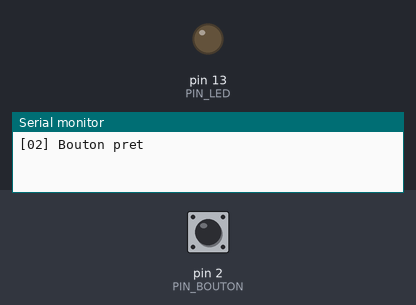
This sketch was run on a simulated Arduino Uno, built with avr-gcc and run on an emulated ATmega328P. Shown: output pins drawn as LEDs (lit = HIGH), the last lines printed to the serial monitor. The test bench sets the inputs (shaded band); at power-on: pin 2 (PIN_BOUTON) HIGH.

Above: at 1.2 s.
1.3 s: pin 2 (PIN_BOUTON) pulled LOW for 0.15 s
At 1.6 s:
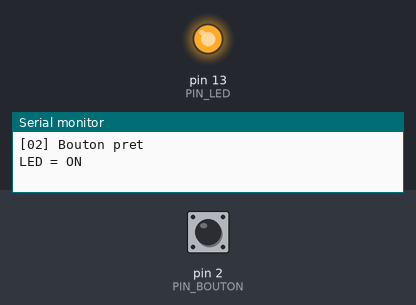
2.9 s: pin 2 (PIN_BOUTON) pulled LOW for 1 s
At 4.0 s:
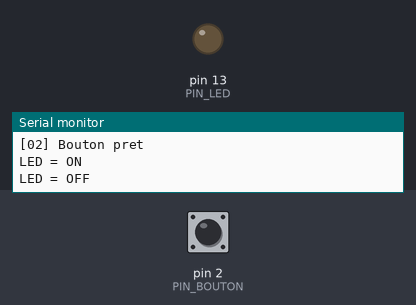
5.4 s: pin 2 (PIN_BOUTON) pulled LOW for 3.2 s
At 5.9 s:
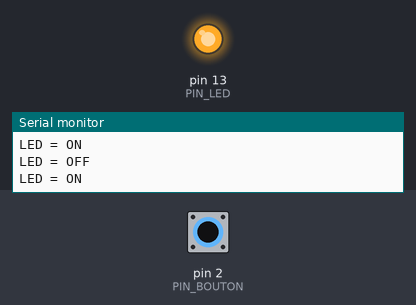
Timing chart, 0 to 8.4 s (numbered marks = the images above; inputs shaded):
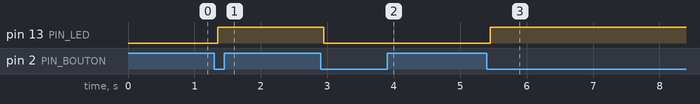

The sketch:

02_Bouton_Antirebond.ino
```cpp
/*
 * =====================================================================
 *  Arduino Lab Nexus v6.1.0 STABLE  -  Bouton anti-rebond
 * =====================================================================
 *  Explication : Bouton poussoir avec pull-up interne et anti-rebond logiciel, bascule une LED.
 *  Carte       : Arduino UNO / Nano (ATmega328P) - compatible Mega
 *  Moniteur    : 9600 bauds
 *
 *  Câblage :
 *   Arduino D2     -> Bouton patte 1
 *   Arduino GND    -> Bouton patte 2
 *   Arduino D13    -> LED anode via 220 ohms
 *   Arduino GND    -> LED cathode
 *
 *  Bibliothèques requises (arduino-cli lib install "...") : aucune
 * =====================================================================
 */
// @libs:

const uint8_t PIN_BOUTON = 2;           // bouton vers GND (pull-up interne)
const uint8_t PIN_LED = 13;
const unsigned long ANTIREBOND_MS = 50;

int etatStable = HIGH;                  // HIGH = relâché (pull-up)
int dernierBrut = HIGH;
unsigned long dernierFront = 0;
bool led = false;

void setup() {
  pinMode(PIN_BOUTON, INPUT_PULLUP);
  pinMode(PIN_LED, OUTPUT);
  Serial.begin(9600);
  Serial.println(F("[02] Bouton pret"));
}

void loop() {
  int brut = digitalRead(PIN_BOUTON);
  if (brut != dernierBrut) {            // changement : on relance le chrono
    dernierFront = millis();
    dernierBrut = brut;
  }
  if (millis() - dernierFront > ANTIREBOND_MS && brut != etatStable) {
    etatStable = brut;
    if (etatStable == LOW) {            // appui validé
      led = !led;
      digitalWrite(PIN_LED, led);
      Serial.print(F("LED = "));
      Serial.println(led ? F("ON") : F("OFF"));
    }
  }
}
```

Measured:
- after the input at 1.3 s, pin 13 (PIN_LED): LOW → HIGH after 0.05 s
- after the input at 2.9 s, pin 13 (PIN_LED): HIGH → LOW after 0.05 s
- after the input at 5.4 s, pin 13 (PIN_LED): LOW → HIGH after 0.05 s
